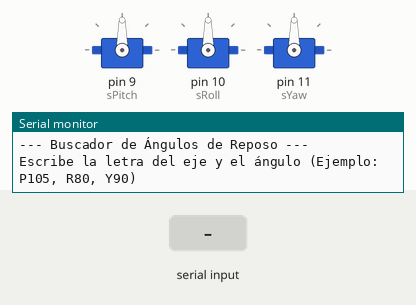
Bench run of a sketch on a simulated Arduino Uno, built with avr-gcc and run on an emulated ATmega328P. On the bench: 3 × servo, the last lines printed to the serial monitor. Inputs (shaded band) come from the test bench.

Above: at 1.2 s.
1.3 s: "y" received over Serial
At 3.5 s:
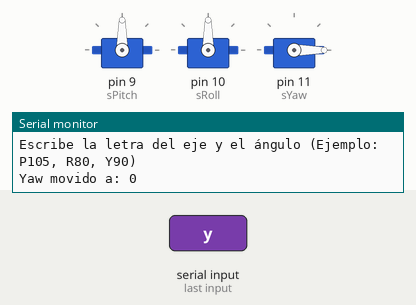
3.8 s: "P,45\n" received over Serial
At 4.7 s:
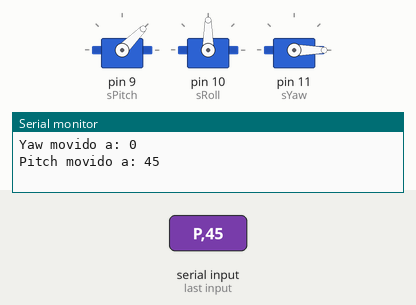
5.3 s: "R,45\n" received over Serial
At 5.9 s:
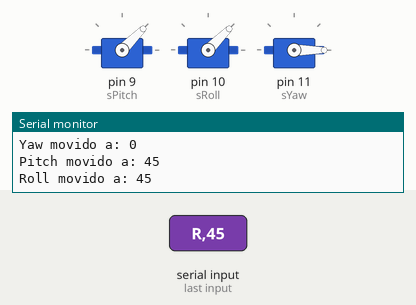
6.8 s: "P90\n" received over Serial
At 8.0 s:
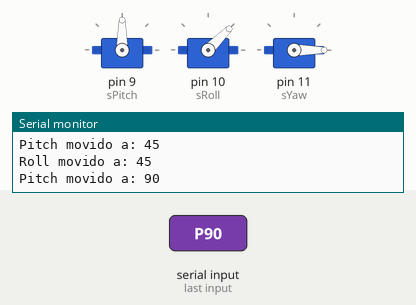
8.3 s: "Y90\n" received over Serial
At 9.3 s:
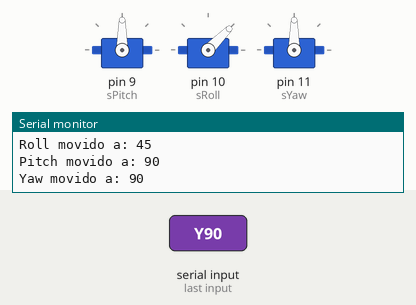
9.8 s: "Y,45\n" received over Serial
At 10.5 s:
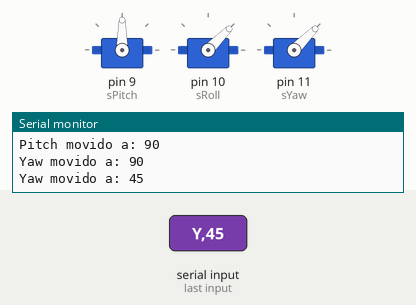
Timing chart, 0 to 12.3 s (numbered marks = the images above; inputs shaded):
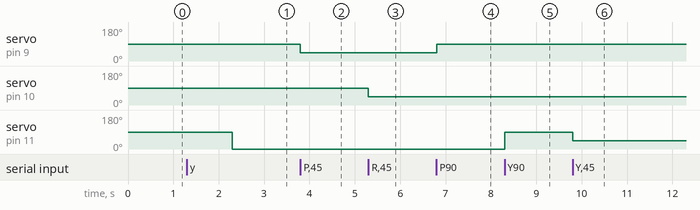

Measured:
- after the input at 1.3 s, servo on pin 11 (sYaw): 90° → 0° after 1.0 s
- after the input at 3.8 s, servo on pin 9 (sPitch): 90° → 45° at once
- after the input at 5.3 s, servo on pin 10 (sRoll): 90° → 45° at once
- after the input at 6.8 s, servo on pin 9 (sPitch): 45° → 90° at once
- after the input at 8.3 s, servo on pin 11 (sYaw): 0° → 90° at once
- after the input at 9.8 s, servo on pin 11 (sYaw): 90° → 45° at once

The sketch:

Pruebas_Servos.ino
```cpp
#include <Servo.h>

Servo sPitch, sRoll, sYaw;

void setup() {
  Serial.begin(115200);

  sPitch.attach(9);
  sRoll.attach(10);
  sYaw.attach(11);

  // Posición inicial estándar
  sPitch.write(90);
  sRoll.write(90);
  sYaw.write(90);

  Serial.println("--- Buscador de Ángulos de Reposo ---");
  Serial.println("Escribe la letra del eje y el ángulo (Ejemplo: P105, R80, Y90)");
}

void loop() {
  if (Serial.available() > 0) {
    char eje = Serial.read();      // Lee la letra (P, R o Y)
    int angulo = Serial.parseInt(); // Lee el número que sigue

    if (eje == 'P' || eje == 'p') {
      sPitch.write(angulo);
      Serial.print("Pitch movido a: "); Serial.println(angulo);
    }
    else if (eje == 'R' || eje == 'r') {
      sRoll.write(angulo);
      Serial.print("Roll movido a: "); Serial.println(angulo);
    }
    else if (eje == 'Y' || eje == 'y') {
      sYaw.write(angulo);
      Serial.print("Yaw movido a: "); Serial.println(angulo);
    }
  }
}
```
